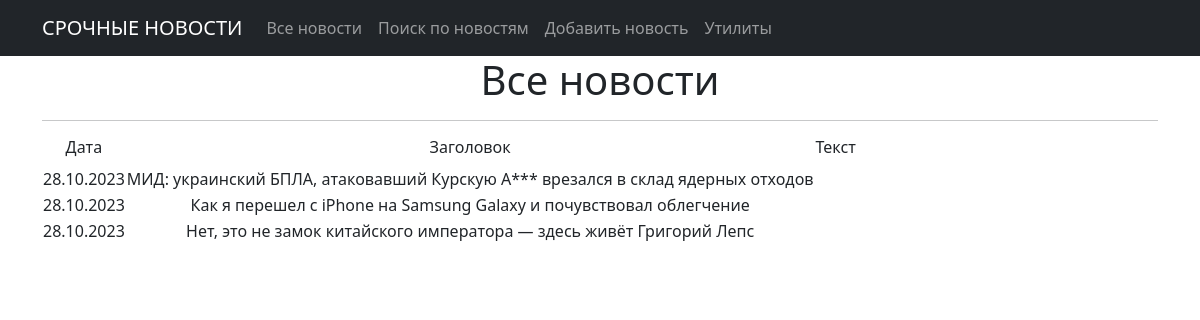
Before: /news/ with the older database file.
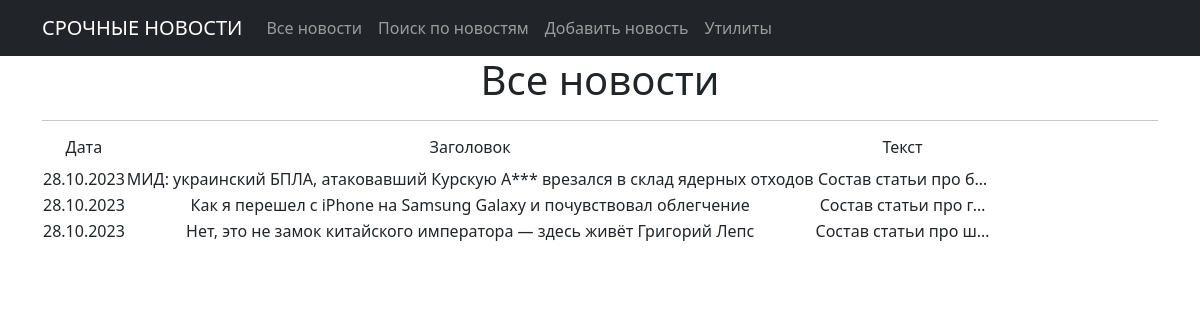
After: the same page with the newer database file.
### news/models.py (models this page shows, shortened)
class Post(models.Model):
    author = models.ForeignKey(Author, on_delete=models.CASCADE)
    NEWS = 'NW'
    ARTICLE = 'AR'
    CATEGORY_CHOICES = ((NEWS, 'Новость'), (ARTICLE, 'Статья'),)
    categoryType = models.CharField(max_length=2, choices=CATEGORY_CHOICES, default=ARTICLE)
    dateCreation = models.DateTimeField(auto_now_add=True)
    postCategory = models.ManyToManyField('Category', through='PostCategory')
    title = models.CharField(max_length=128)
    text = models.TextField()
    rating = models.SmallIntegerField(default=0)

### news/views.py (the view)
# urls.py: path('', NewsList.as_view()),
class NewsList(ListView):
    model = Post
    ordering = 'dateCreation'
    template_name = 'news.html'
    context_object_name = 'news'
    paginate_by = 10
    def get_queryset(self):
        queryset = super().get_queryset()
        self.filterset = PostFilter(self.request.GET, queryset)
        return self.filterset.qs
    def get_context_data(self, **kwargs):
        context = super().get_context_data(**kwargs)
        context['filterset'] = self.filterset
        return context

### news/templatetags/custom_filters.py (called while the page is built)
@register.filter()
def censor(text):
    if type(text) == str:
        text = text.split()
        for i, word in enumerate(text):
            if word in words:
                text[i] = word[0] + '*' * len(word[1:])
        return ' '.join(text)
    else:
        return "Не текст!"

### templates/news.html (shortened to what this page needs)
{% extends 'flatpages/default.html' %}
{% load custom_filters %}
{% block content %}
    <h1>Все новости</h1>
    <hr>
    {% if news %}
        <table>
           <tr>
               <td><h6> Дата </h6></td>
               <td><h6> Заголовок </h6></td>
               <td><h6> Текст </h6></td>
           </tr>
          {% for n in news %}
           <tr>
               <td>{{ n.dateCreation|date:'d.m.Y' }}</td>
               <td>{{ n.title|censor }}</td>
               <td>{{ n.text|truncatechars:20|censor }}</td>
           </tr>
           {% endfor %}
       </table>
   {% else %}
       <h2>Новостей нет!</h2>
   {% endif %}
{% endblock content %}

Changed rows visible on the page:
changed Post "МИД: украинский БПЛА, атаковавший Курскую А*** врезался в склад ядерных отходов": text|censor (not shown) → "Состав статьи про б…"
changed Post "Как я перешел с iPhone на Samsung Galaxy и почувствовал облегчение": text|censor (not shown) → "Состав статьи про г…"
changed Post "Нет, это не замок китайского императора — здесь живёт Григорий Лепс": text|censor (not shown) → "Состав статьи про ш…"
